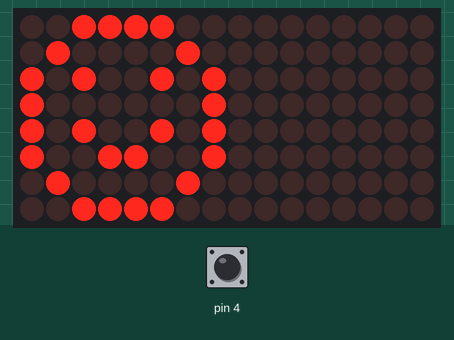
The sketch below on a simulated Arduino Uno, built with avr-gcc and run on an emulated ATmega328P. Parts: 16×8 LED matrix. Inputs (shaded band) come from the test bench; at power-on: pin 4 HIGH.

Above: at 1.2 s.
1.3 s: pin 4 pulled LOW for 3.2 s
At 5.6 s:
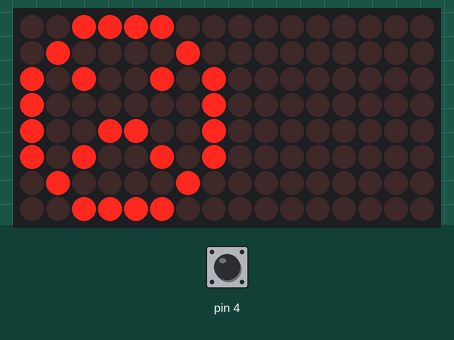
6.0 s: pin 4 pulled LOW for 0.15 s
At 7.2 s:
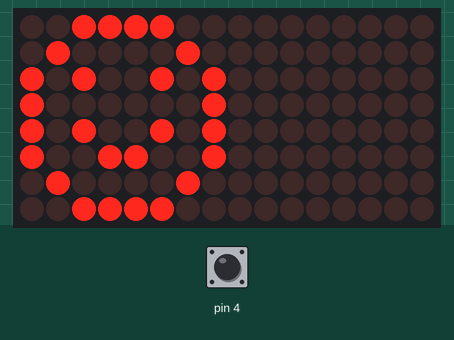
Timing chart, 0 to 9.0 s (numbered marks = the images above; inputs shaded):
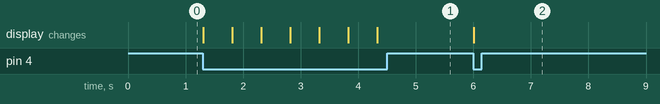

Measured:
- after the input at 1.3 s, the display: changes at once (image 1)
- after the input at 6.0 s, the display: changes at once (image 2)

The sketch:

bitmap.ino
```cpp
#include <Adafruit_GFX.h>
#include <Adafruit_LEDBackpack.h>

Adafruit_8x16matrix matrix = Adafruit_8x16matrix();

static const uint8_t PROGMEM
  smile_bmp[] =
  { B00111100,
    B01000010,
    B10100101,
    B10000001,
    B10100101,
    B10011001,
    B01000010,
    B00111100 },
  neutral_bmp[] =
  { B00111100,
    B01000010,
    B10100101,
    B10000001,
    B10111101,
    B10000001,
    B01000010,
    B00111100 },
  frown_bmp[] =
  { B00111100,
    B01000010,
    B10100101,
    B10000001,
    B10011001,
    B10100101,
    B01000010,
    B00111100 };

bool smile;
void setup() {
  // put your setup code here, to run once:
  pinMode(4, INPUT_PULLUP);
  matrix.begin(0x70);
  matrix.setRotation(1);
  matrix.drawBitmap(0, 0, smile_bmp, 8, 8, LED_ON);
  matrix.writeDisplay();
  smile = true;
}
void loop() {
  // put your main code here, to run repeatedly:  matrix.clear();
  if (digitalRead(4)==LOW) {
    smile = !smile;
    matrix.clear();
    if (smile) {
      matrix.drawBitmap(0, 0, smile_bmp, 8, 8, LED_ON);

    } else {
      matrix.drawBitmap(0, 0, frown_bmp, 8, 8, LED_ON);
    }
    matrix.writeDisplay();
    delay(500);
  }
}
```
